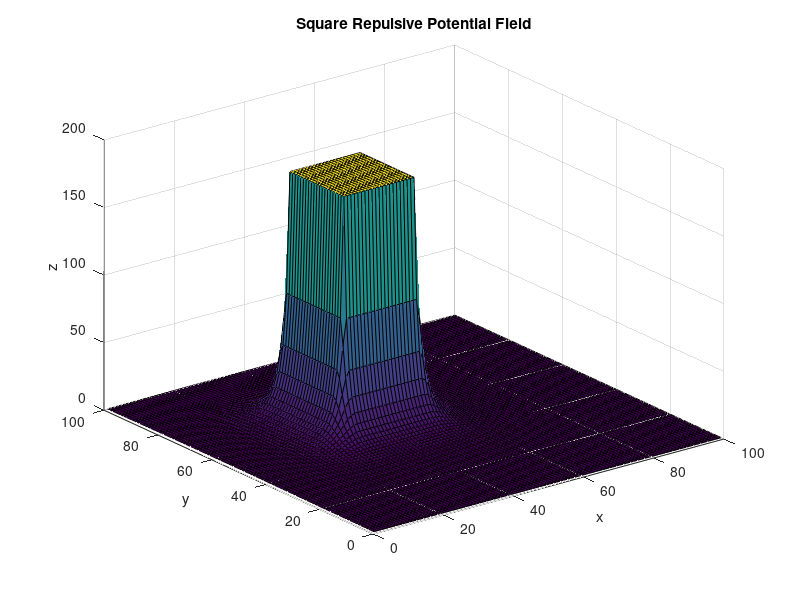

MATLAB code to generate this figure:
%% Square Potential Field

%%%%%%%%%%%%%%%%%%%%%%%%%%%%%% 
% Code by: Rohan Nair 
% AMR 2021 
% Date: 10/12/2021
%%%%%%%%%%%%%%%%%%%%%%%%%%%%%%

clear
close all
clc

%% Parameters

% Workspace Size
xlim([0 100])
ylim([0 100])

[x, y] = meshgrid (1:100, 1:100);

p1 = [30, 50]; % bottom left
p2 = [50, 50]; % bottom right
p3 = [50, 70]; % top right
p4 = [30, 70]; % top left 

% distance to closest point on obstacle

for i = 1:100 % rows (y)
    for j = 1:100 % cols (x)
        if i > p3(2) % above obstacle
            if j < p4(1) % left of and above obstacle
                d(i,j) = sqrt((j - p4(1))^2 + (i - p4(2))^2); % dist to top left corner
            elseif j > p3(1) % right of and above obstacle
                d(i,j) = sqrt((j - p3(1))^2 + (i - p3(2))^2); % top right corner
            else % directly above obstacle
                d(i,j) = i - p3(2); % vertical distance 
            end
            
        elseif i < p1(2) % below obstacle
            if j < p1(1) % left of and below obstacle
                d(i,j) = sqrt((j - p1(1))^2 + (i - p1(2))^2); % bottom left corner
            elseif j > p2(1) % right of and below obstacle
                d(i,j) = sqrt((j - p2(1))^2 + (i - p2(2))^2); % bottom right corner
            else % directly below of obstacle
                d(i,j) = p1(2) - i; % vertical distance 
            end
        else
            if j > p2(1) % right of obstacle
                d(i,j) = j - p2(1);
            elseif j < p1(1)
                d(i,j) = p1(1) - j;
            else
                d(i,j) = 0.01;
            end
        end
    end
end
        

d = d./5 + 0.5;

eta = 100;
d0 = 25;

for i = 1:100
    for j = 1:100
        if d(i,j) > d0
            repulsive_2D(i,j) = 0;
        else
            repulsive_2D(i,j) = 0.5*eta*((1/(d(i,j)+0.01) - 1/d0)^2);
        end
    end
end

s = surf(x, y, repulsive_2D);

grid on
xlabel('x')
ylabel('y')
zlabel('z')
title('Square Repulsive Potential Field')


